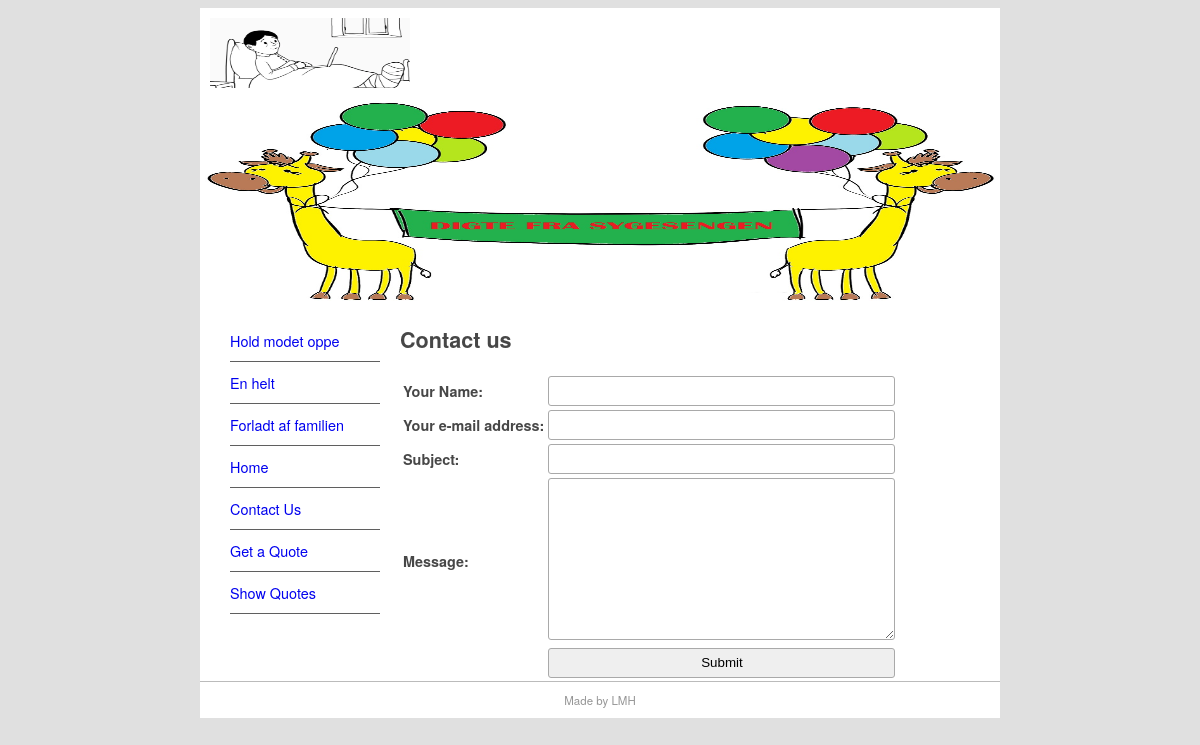
Before: /contact with the older database file.
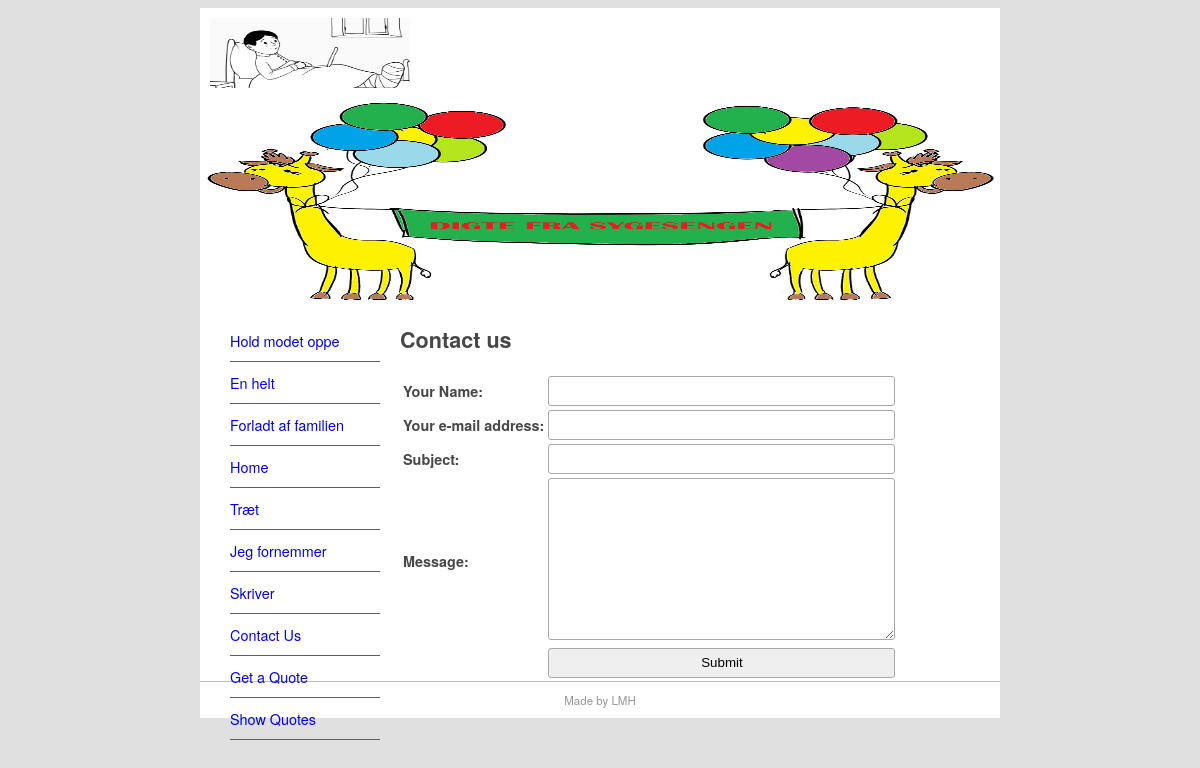
After: the same page with the newer database file.
### pages/models.py (models this page shows, shortened)
class Page(models.Model):
    title = models.CharField(max_length=60)
    permalink = models.CharField(max_length=12, unique=True)
    update_date = models.DateTimeField('Last updated')
    bodytext = models.TextField('Page Content', blank= True)

### pages/views.py (the view)
# urls.py: path('contact', views.contact, name='contact'),
def contact(request):
    submitted = False
    if request.method == 'POST':
        form = ContactForm(request.POST)
        if form.is_valid():
            cd = form.cleaned_data
            con = get_connection('django.core.mail.backends.console.EmailBackend')
            send_mail(
                cd['subject'],
                cd['message'],
                cd.get('email', 'noreply@example.com'),
                ['siteowner@example.com'],
                connection=con
            )
            return HttpResponseRedirect('/contact?submitted=True')
    else:
        form = ContactForm()
        if 'submitted' in request.GET:
            submitted = True
    return render(request, 'pages/contact.html', {'form': form, 'page_list': Page.objects.all(), 'submitted': submitted})

### pages/forms.py
class ContactForm(forms.Form):
    yourname = forms. CharField(max_length=100, label='Your Name')
    email = forms.EmailField(required=False,label='Your e-mail address')
    subject = forms.CharField(max_length=100)
    message = forms.CharField(widget=forms.Textarea)

### pages/templates/pages/contact.html (shortened to what this page needs)
{% extends "pages/page.html" %}
{% block content %}
<h1>Contact us</h1>
{% if submitted %}
    <p class="success">
        Your message was submitted successfully. Thank you.
    </p>
{% else %}
    <form action="" method="post" novalidate>
    <table>
        {{ form.as_table }}
        <tr>
            <td>&nbsp;</td>
            <td><input type="submit" value="Submit"></td>
        </tr>
    </table>
    </form>
{% endif %}
{% endblock content %}

### pages/templates/pages/page.html (shortened to what this page needs)
{% extends "base.html" %}
{% block sidenav %}
    {% for page in page_list %}
    <li>
        <a href="{{ page.permalink }}">{{page.title }}</a>
    </li>
    {% endfor %}
{% endblock sidenav %}

Changed rows visible on the page:
added Page: title "Træt"
added Page: title "Jeg fornemmer"
added Page: title "Skriver"
